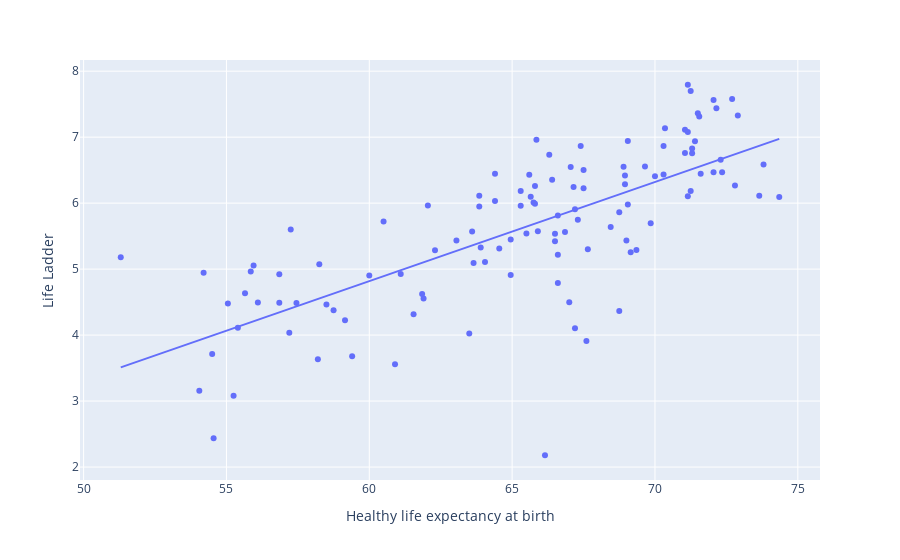

Notebook cell for this chart:
### Markdown cell above
Der Wert 0.726 besagt, dass es eine positive Korrelation zwischen Lebenserwartung und Lebenszufriedenheit gibt, dass also mit steigender Lebenserwartung auch die Lebenszufriedenheit steigt - und umgekehrt. Dieser Zusammenhang gilt nicht in jedem Einzelfall wie man leicht im Streudiagramms sieht. Eine gute Möglichkeit, sich die Stärke einer Korrelation zu veranschaulichen ist, die Regressionsgerade zu plotten. Würden alle Punkte genau auf der Geraden liegen, so hätte man eine perfekte Korrelation: +1, wenn die Gerade eine positive Steigung hat oder -1, wenn die Gerade eine negative Steigung hat (dies kommt bei realistischen Daten quasi nie vor).

plotly erlaubt es, die Regressionsgerade direkt im Plot zu visualisieren. Dafür muss das Modul `statsmodels` installiert sein (in der Anaconda Konsole `pip install statsmodels` eingeben). Die einfache Regressionsgerade wird über das Argument `trendline="ols"` aktiviert (ols steht für ordinary least squares).

### Code cell
px.scatter(data_frame=whr_2021, x="Healthy life expectancy at birth", y="Life Ladder", hover_name="Country name", trendline="ols")

### Figure 1 — Plotly figure (JSON) as saved in the notebook; plotly's stock layout.template omitted (floating-point values rounded to 4 significant figures)
{"data": [{"hovertemplate": "<b>%{hovertext}</b><br><br>Healthy life expectancy at birth=%{x}<br>Life Ladder=%{y}<extra></extra>", "hovertext": ["Afghanistan", "Albania", "Algeria", "Argentina", "Armenia", "Australia", "Austria", "Benin", "Bolivia", "Bosnia and Herzegovina", "Brazil", "Bulgaria", "Burkina Faso", "Cambodia", "Cameroon", "Canada", "Chile", "China", "Colombia", "Congo (Brazzaville)", "Costa Rica", "Croatia", "Cyprus", "Czechia", "Denmark", "Dominican Republic", "Ecuador", "Egypt", "El Salvador", "Estonia", "Finland", "France", "Gabon", "Georgia", "Germany", "Ghana", "Greece", "Guinea", "Honduras", "Hong Kong S.A.R. of China", "Hungary", "Iceland", "India", "Indonesia", "Iran", "Iraq", "Ireland", "Israel", "Italy", "Ivory Coast", "Jamaica", "Japan", "Jordan", "Kazakhstan", "Kenya", "Kosovo", "Kyrgyzstan", "Laos", "Latvia", "Lebanon", "Lithuania", "Malawi", "Mali", "Malta", "Mauritius", "Mexico", "Moldova", "Mongolia", "Morocco", "Mozambique", "Myanmar", "Namibia", "Nepal", "Netherlands", "New Zealand", "Nicaragua", "Nigeria", "North Macedonia", "Norway", "Pakistan", "Panama", "Paraguay", "Peru", "Philippines", "Poland", "Portugal", "Romania", "Russia", "Saudi Arabia", "Senegal", "Serbia", "Sierra Leone", "Singapore", "Slovakia", "Slovenia", "South Africa", "South Korea", "Spain", "Sri Lanka", "Sweden", "Switzerland", "Taiwan Province of China", "Tajikistan", "Tanzania", "Thailand", "Togo", "Tunisia", "Turkey", "Uganda", "Ukraine", "United Arab Emirates", "United Kingdom", "United States", "Uruguay", "Uzbekistan", "Venezuela", "Vietnam", "Zambia", "Zimbabwe"], "legendgroup": "", "marker": {"color": "#636efa", "symbol": "circle"}, "mode": "markers", "name": "", "orientation": "v", "showlegend": false, "type": "scatter", "x": [54.55, 69.15, 66.6, 67.2, 67.65, 71.05, 71.15, 56.1, 63.6, 67.3, 65.75, 66.5, 55.65, 61.9, 55.85, 71.4, 70.3, 68.75, 69.35, 56.85, 70, 68.95, 72.8, 69.05, 71.25, 64.4, 69, 63.5, 65.6, 69.65, 71.15, 72.3, 58.25, 64.95, 71.3, 58.75, 71.15, 54.2, 63.85, null, 67.5, 72.05, 60.9, 63.05, 66.6, 63.65, 71.3, 72.7, 72.05, 55.95, 66.6, 74.35, 67.6, 65.8, 58.5, null, 66.85, 61.1, 66.4, 66.15, 67.4, 58.2, 55.4, 71.6, 63.85, 65.8, 65.3, 60.5, 63.9, 51.3, 61.55, 56.85, 61.85, 71.55, 70.35, 65.65, 55.05, 66.5, 71.5, 57.45, 68.9, 65.9, 69.85, 62.05, 69.05, 71.25, 67.05, 64.95, 64.4, 60, 67.15, 54.5, 73.8, 68.95, 71.05, 57.25, 73.65, 72.35, 67.2, 72.15, 72.9, null, 62.3, 59.4, 68.45, 57.2, 67, 68.75, 59.15, 64.55, 66.3, 70.3, 65.85, 67.5, 65.3, 64.05, 65.5, 55.25, 54.05], "xaxis": "x", "y": [2.436, 5.255, 5.217, 5.908, 5.301, 7.112, 7.08, 4.493, 5.569, 5.749, 6.01, 5.422, 4.636, 4.555, 4.963, 6.939, 6.436, 5.863, 5.29, 4.921, 6.408, 6.287, 6.269, 6.942, 7.699, 6.031, 5.435, 4.026, 6.431, 6.554, 7.794, 6.656, 5.075, 4.911, 6.755, 4.378, 6.104, 4.945, 6.114, 5.322, 6.227, 7.565, 3.558, 5.433, 4.788, 5.094, 6.828, 7.578, 6.467, 5.056, 5.814, 6.091, 3.909, 6.26, 4.465, 6.648, 5.564, 4.927, 6.353, 2.179, 6.865, 3.635, 4.113, 6.444, 5.949, 5.991, 5.959, 5.721, 5.326, 5.178, 4.314, 4.491, 4.622, 7.314, 7.137, 6.095, 4.479, 5.535, 7.362, 4.487, 6.553, 5.576, 5.694, 5.965, 5.978, 6.183, 6.549, 5.448, 6.445, 4.903, 6.245, 3.714, 6.587, 6.419, 6.761, 5.599, 6.113, 6.47, 4.103, 7.439, 7.328, 6.247, 5.287, 3.681, 5.638, 4.037, 4.499, 4.367, 4.225, 5.311, 6.733, 6.867, 6.959, 6.502, 6.185, 5.108, 5.54, 3.082, 3.155], "yaxis": "y"}, {"hovertemplate": "<b>OLS trendline</b><br>Life Ladder = 0.150211 * Healthy life expectancy at birth + -4.19493<br>R<sup>2</sup>=0.527439<br><br>Healthy life expectancy at birth=%{x}<br>Life Ladder=%{y} <b>(trend)</b><extra></extra>", "legendgroup": "", "marker": {"color": "#636efa", "symbol": "circle"}, "mode": "lines", "name": "", "showlegend": false, "type": "scatter", "x": [51.3, 54.05, 54.2, 54.5, 54.55, 55.05, 55.25, 55.4, 55.65, 55.85, 55.95, 56.1, 56.85, 56.85, 57.2, 57.25, 57.45, 58.2, 58.25, 58.5, 58.75, 59.15, 59.4, 60, 60.5, 60.9, 61.1, 61.55, 61.85, 61.9, 62.05, 62.3, 63.05, 63.5, 63.6, 63.65, 63.85, 63.85, 63.9, 64.05, 64.4, 64.4, 64.55, 64.95, 64.95, 65.3, 65.3, 65.5, 65.6, 65.65, 65.75, 65.8, 65.8, 65.85, 65.9, 66.15, 66.3, 66.4, 66.5, 66.5, 66.6, 66.6, 66.6, 66.85, 67, 67.05, 67.15, 67.2, 67.2, 67.3, 67.4, 67.5, 67.5, 67.6, 67.65, 68.45, 68.75, 68.75, 68.9, 68.95, 68.95, 69, 69.05, 69.05, 69.15, 69.35, 69.65, 69.85, 70, 70.3, 70.3, 70.35, 71.05, 71.05, 71.15, 71.15, 71.15, 71.25, 71.25, 71.3, 71.3, 71.4, 71.5, 71.55, 71.6, 72.05, 72.05, 72.15, 72.3, 72.35, 72.7, 72.8, 72.9, 73.65, 73.8, 74.35], "xaxis": "x", "y": [3.511, 3.924, 3.946, 3.992, 3.999, 4.074, 4.104, 4.127, 4.164, 4.194, 4.209, 4.232, 4.345, 4.345, 4.397, 4.405, 4.435, 4.547, 4.555, 4.592, 4.63, 4.69, 4.728, 4.818, 4.893, 4.953, 4.983, 5.051, 5.096, 5.103, 5.126, 5.163, 5.276, 5.343, 5.358, 5.366, 5.396, 5.396, 5.404, 5.426, 5.479, 5.479, 5.501, 5.561, 5.561, 5.614, 5.614, 5.644, 5.659, 5.666, 5.681, 5.689, 5.689, 5.696, 5.704, 5.742, 5.764, 5.779, 5.794, 5.794, 5.809, 5.809, 5.809, 5.847, 5.869, 5.877, 5.892, 5.899, 5.899, 5.914, 5.929, 5.944, 5.944, 5.959, 5.967, 6.087, 6.132, 6.132, 6.155, 6.162, 6.162, 6.17, 6.177, 6.177, 6.192, 6.222, 6.267, 6.297, 6.32, 6.365, 6.365, 6.372, 6.478, 6.478, 6.493, 6.493, 6.493, 6.508, 6.508, 6.515, 6.515, 6.53, 6.545, 6.553, 6.56, 6.628, 6.628, 6.643, 6.665, 6.673, 6.725, 6.74, 6.755, 6.868, 6.891, 6.973], "yaxis": "y"}], "layout": {"legend": {"tracegroupgap": 0}, "margin": {"t": 60}, "xaxis": {"anchor": "y", "domain": [0, 1], "title": {"text": "Healthy life expectancy at birth"}}, "yaxis": {"anchor": "x", "domain": [0, 1], "title": {"text": "Life Ladder"}}}}
